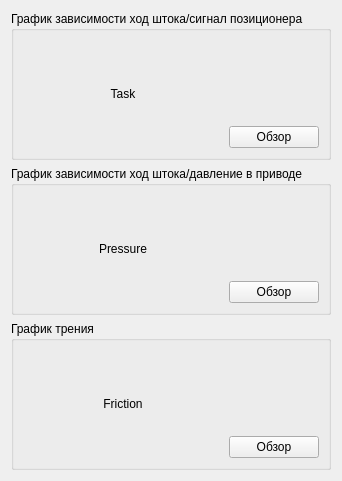
          <widget class="QWidget" name="images">
           <attribute name="title">
            <string>Выбор изображений</string>
           </attribute>
           <layout class="QHBoxLayout" name="horizontalLayout_24">
            <item>
             <layout class="QVBoxLayout" name="verticalLayout_45">
              <item>
               <widget class="QGroupBox" name="groupBox_16">
                <property name="title">
                 <string>График зависимости ход штока/сигнал позиционера</string>
                </property>
                <layout class="QHBoxLayout" name="horizontalLayout_25">
                 <item>
                  <widget class="QLabel" name="label_pixmap1">
                   <property name="enabled">
                    <bool>true</bool>
                   </property>
                   <property name="sizePolicy">
                    <sizepolicy hsizetype="Preferred" vsizetype="Preferred">
                     <horstretch>0</horstretch>
                     <verstretch>0</verstretch>
                    </sizepolicy>
                   </property>
                   <property name="minimumSize">
                    <size>
                     <width>200</width>
                     <height>108</height>
                    </size>
                   </property>
                   <property name="maximumSize">
                    <size>
                     <width>200</width>
                     <height>108</height>
                    </size>
                   </property>
                   <property name="text">
                    <string>Task</string>
                   </property>
                   <property name="scaledContents">
                    <bool>true</bool>
                   </property>
                   <property name="alignment">
                    <set>Qt::AlignmentFlag::AlignCenter</set>
                   </property>
                   <property name="wordWrap">
                    <bool>true</bool>
                   </property>
                  </widget>
                 </item>
                 <item>
                  <layout class="QVBoxLayout" name="verticalLayout_46">
                   <item>
                    <spacer name="verticalSpacer_6">
                     <property name="orientation">
                      <enum>Qt::Orientation::Vertical</enum>
                     </property>
                     <property name="sizeHint" stdset="0">
                      <size>
                       <width>20</width>
                       <height>40</height>
                      </size>
                     </property>
                    </spacer>
                   </item>
                   <item>
                    <widget class="QPushButton" name="pushButton_pixmap1">
                     <property name="text">
                      <string>Обзор</string>
                     </property>
                    </widget>
                   </item>
                  </layout>
                 </item>
                </layout>
               </widget>
              </item>
              <item>
               <widget class="QGroupBox" name="groupBox_17">
                <property name="title">
                 <string>График зависимости ход штока/давление в приводе</string>
                </property>
                <layout class="QHBoxLayout" name="horizontalLayout_26">
                 <item>
                  <widget class="QLabel" name="label_pixmap2">
                   <property name="sizePolicy">
                    <sizepolicy hsizetype="Preferred" vsizetype="Preferred">
                     <horstretch>0</horstretch>
                     <verstretch>0</verstretch>
                    </sizepolicy>
                   </property>
                   <property name="minimumSize">
                    <size>
                     <width>200</width>
                     <height>108</height>
                    </size>
                   </property>
                   <property name="maximumSize">
                    <size>
                     <width>200</width>
                     <height>108</height>
                    </size>
                   </property>
                   <property name="text">
                    <string>Pressure</string>
                   </property>
                   <property name="scaledContents">
                    <bool>true</bool>
                   </property>
                   <property name="alignment">
                    <set>Qt::AlignmentFlag::AlignCenter</set>
                   </property>
                   <property name="wordWrap">
                    <bool>true</bool>
                   </property>
                  </widget>
                 </item>
                 <item>
                  <layout class="QVBoxLayout" name="verticalLayout_47">
                   <item>
                    <spacer name="verticalSpacer_7">
                     <property name="orientation">
                      <enum>Qt::Orientation::Vertical</enum>
                     </property>
                     <property name="sizeHint" stdset="0">
                      <size>
                       <width>20</width>
                       <height>40</height>
                      </size>
                     </property>
                    </spacer>
                   </item>
                   <item>
                    <widget class="QPushButton" name="pushButton_pixmap2">
                     <property name="text">
                      <string>Обзор</string>
                     </property>
                    </widget>
                   </item>
                  </layout>
                 </item>
                </layout>
               </widget>
              </item>
              <item>
               <widget class="QGroupBox" name="groupBox_18">
                <property name="title">
                 <string>График трения</string>
                </property>
                <layout class="QHBoxLayout" name="horizontalLayout_27">
                 <item>
                  <widget class="QLabel" name="label_pixmap3">
                   <property name="minimumSize">
                    <size>
                     <width>200</width>
                     <height>108</height>
                    </size>
                   </property>
                   <property name="maximumSize">
                    <size>
                     <width>200</width>
                     <height>108</height>
                    </size>
                   </property>
                   <property name="text">
                    <string>Friction</string>
                   </property>
                   <property name="scaledContents">
                    <bool>true</bool>
                   </property>
                   <property name="alignment">
                    <set>Qt::AlignmentFlag::AlignCenter</set>
                   </property>
                   <property name="wordWrap">
                    <bool>true</bool>
                   </property>
                  </widget>
                 </item>
                 <item>
                  <layout class="QVBoxLayout" name="verticalLayout_48">
                   <item>
                    <spacer name="verticalSpacer_8">
                     <property name="orientation">
                      <enum>Qt::Orientation::Vertical</enum>
                     </property>
                     <property name="sizeHint" stdset="0">
                      <size>
                       <width>20</width>
                       <height>40</height>
                      </size>
                     </property>
                    </spacer>
                   </item>
                   <item>
                    <widget class="QPushButton" name="pushButton_pixmap3">
                     <property name="text">
                      <string>Обзор</string>
                     </property>
                    </widget>
                   </item>
                  </layout>
                 </item>
                </layout>
               </widget>
              </item>
             </layout>
            </item>
            <item>
             <spacer name="horizontalSpacer_18">
              <property name="orientation">
               <enum>Qt::Orientation::Horizontal</enum>
              </property>
              <property name="sizeHint" stdset="0">
               <size>
                <width>0</width>
                <height>0</height>
               </size>
              </property>
             </spacer>
            </item>
           </layout>
          </widget>
